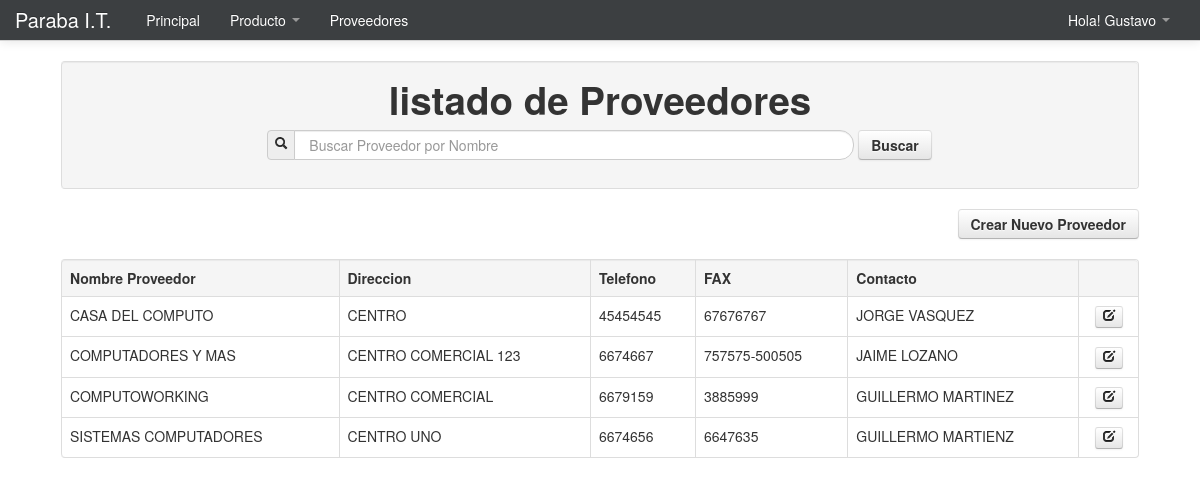
The page /Modulos/Producto/listado_proveedor.php (signed in) on the database its author committed.
### tables this page shows
CREATE TABLE IF NOT EXISTS `proveedor` (
  `id` int(11) NOT NULL AUTO_INCREMENT,
  `nombre` varchar(255) NOT NULL,
  `dir` varchar(255) NOT NULL,
  `tel` varchar(255) NOT NULL,
  `fax` varchar(255) NOT NULL,
  `nota` varchar(255) NOT NULL,
  `contacto` varchar(255) NOT NULL,
  PRIMARY KEY (`id`)
);

### Modulos/Producto/listado_proveedor.php (the view, shortened to what this page needs)
<!DOCTYPE html>
<html lang="es">
  <head>
    <link href="../../css/bootstrap.css" rel="stylesheet">
    <link href="../../css/bootstrap-responsive.css" rel="stylesheet">
  </head>
  <body>
    <?php include_once "../../menu/m_producto.php"; ?>
	<div align="center">
    	<table width="90%">
          <tr>
            <td>
            	<table class="table table-bordered">
                  <tr class="well">
                    <td>
                   	 	<h1 align="center">listado de Proveedores</h1>
                        <center>
                      	<form name="form3" method="post" action="" class="form-search">
                        	<div class="input-prepend input-append">
								<span class="add-on"><i class="icon-search"></i></span>
                        		<input type="text" name="buscar" autocomplete="off" class="input-xxlarge search-query"
                                autofocus placeholder="Buscar Proveedor por Nombre">
                            </div>
                            <button type="submit" class="btn" name="buton"><strong>Buscar</strong></button>
                    	</form>
                        </center>
                    </td>
                  </tr>
                </table>
                <div align="right">
	                <a href="#nuevo" role="button" class="btn" data-toggle="modal"><strong>Crear Nuevo Proveedor</strong></a>
                </div>
                <br>
                <table class="table table-bordered">
                  <tr class="well">
                    <td><strong>Nombre Proveedor</strong></td>
                    <td><strong>Direccion</strong></td>
                    <td><strong>Telefono</strong></td>
                    <td><strong>FAX</strong></td>
                    <td><strong>Contacto</strong></td>
                    <td></td>
                  </tr>
				  <?php
				  	if(!empty($_POST['buscar'])){
						$buscar=limpiar($_POST['buscar']);
						$pame=mysql_query("SELECT * FROM proveedor WHERE nombre LIKE '%$buscar%' ORDER BY nombre");
					}else{
						$pame=mysql_query("SELECT * FROM proveedor ORDER BY nombre");
					}
					while($row=mysql_fetch_array($pame)){
				  ?>
                  <tr>
                    <td><?php echo $row['nombre']; ?></td>
                    <td><?php echo $row['dir']; ?></td>
                    <td><?php echo $row['tel']; ?></td>
                    <td><?php echo $row['fax']; ?></td>
                    <td><?php echo $row['contacto'] ?></td>
                    <td>
                    	<center>
                            <a href="#act<?php echo $row['id']; ?>" role="button" class="btn btn-mini" data-toggle="modal">
                                <i class="icon-edit"></i>
                            </a>
                        </center>
                    </td>
                  </tr>
                  <?php } ?>
                </table>
            </td>
          </tr>
        </table>
    </div>
  </body>
</html>

### Modulos/Producto/listado_proveedor.php (style rules this page uses)
body { padding-top: 60px; padding-bottom: 40px; }

### rows shown on the page
proveedor: nombre "CASA DEL COMPUTO", dir "CENTRO", tel "45454545", fax "67676767", contacto "JORGE VASQUEZ"
proveedor: nombre "COMPUTADORES Y MAS", dir "CENTRO COMERCIAL 123", tel "6674667", fax "757575-500505", contacto "JAIME LOZANO"
proveedor: nombre "COMPUTOWORKING", dir "CENTRO COMERCIAL", tel "6679159", fax "3885999", contacto "GUILLERMO MARTINEZ"
proveedor: nombre "SISTEMAS COMPUTADORES", dir "CENTRO UNO", tel "6674656", fax "6647635", contacto "GUILLERMO MARTIENZ"

### other values the page prints
$_SESSION['user_name'] "Gustavo"
